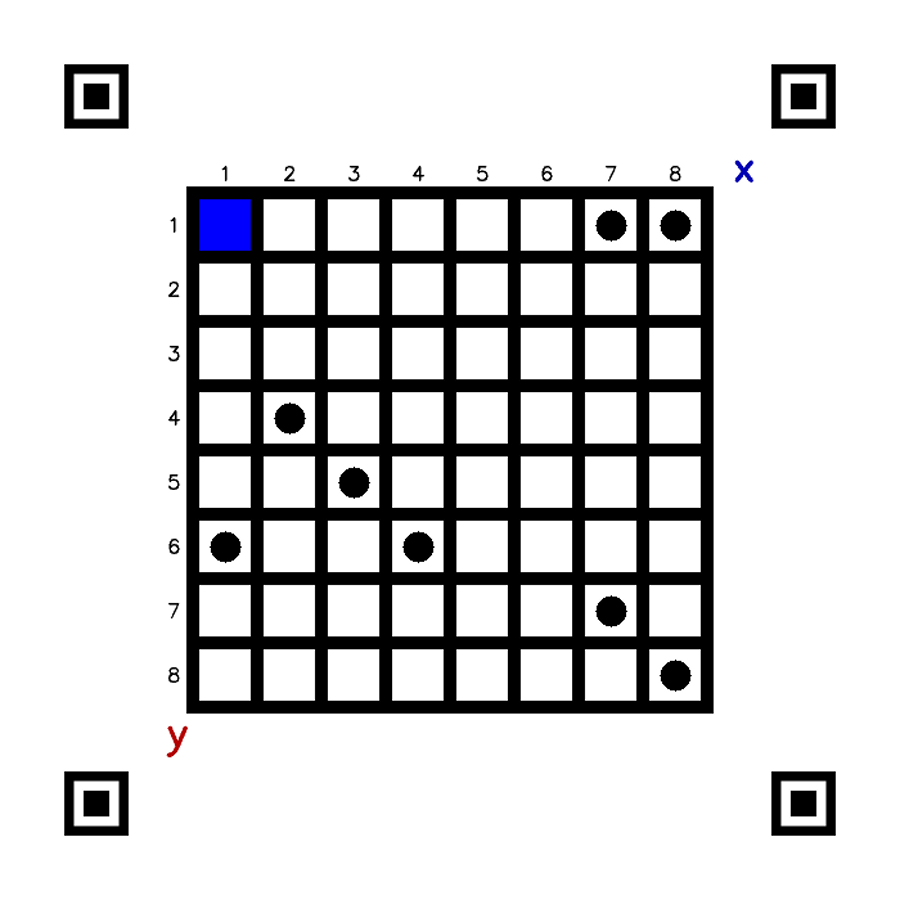
#> input picture test.png, 900 x 900 px, given in place of the camera
$ python video_main.py
#> lines starting #> are read from the running program, lines starting #| are printed output that depends on the picture; after the words box and inside, x2 and y2 are one past the last pixel; in counts of white or black regions, pixels touching at a corner belong together
### functions.py
import cv2
import numpy as np


# 通过定位点特殊的面积比来判断找到的边缘是否为定位点
def is_locating_point(con1, con2, con3):
    area1 = cv2.contourArea(con1) / 49
    area2 = cv2.contourArea(con2) / 25
    area3 = cv2.contourArea(con3) / 9
    area = min(area1, area2, area3)
    error = 0.8
    if area1 - area <= area * error and area2 - area <= area * error and area3 - area <= area * error:
        return True
    return False


# 用边缘检测寻找定位点
def find_locating_point(img):
    # cons中存储了边缘的像素， hies中存储了对应的边缘与其他边缘的层级关系
    # level用来给边缘的层级计数，寻找3层及以上边缘，并把对应边缘的像素存入cons_locating_points中
    # locations用来存储定位点中心像素
    cons, hies = cv2.findContours(img, cv2.RETR_TREE, cv2.CHAIN_APPROX_NONE)
    levels = 0
    cons_locating_points = []
    locations = []

    # 遍历存储有所有边缘的层级关系的hies数组，并根据其与其他层级的关系来计数该边缘的层级
    if hies is None:
        return None
    for i in range(len(hies[0])):
        hie = hies[0][i]
        if hie[2] != -1:
            levels += 1
        elif hie[2] == -1 and levels != 0:
            levels += 1
            # 添加3层边缘及以上的像素
            if levels >= 3:
                if is_locating_point(cons[i - 2], cons[i - 1], cons[i]):
                    cons_locating_points.append(cons[i])
            levels = 0
        else:
            levels = 0

    # 求出定位点的中心点的像素
    for con_locating_point in cons_locating_points:
        x_sum, y_sum = 0, 0
        for x, y in con_locating_point[:, 0]:
            x_sum += x
            y_sum += y
        x_avg = x_sum / con_locating_point.shape[0]
        y_avg = y_sum / con_locating_point.shape[0]
        locations.append([int(x_avg), int(y_avg)])

    # 判断是否检测到四个定位点
    if len(locations) == 4:
        return locations
    else:
        return None


# 透视变换图像
def get_trans(img, locating_points):
    # 找到距离左上角和右下角最近的定位点并求出连线的直线方程系数k、b
    distance = [locating_points[0][0]+locating_points[0][1], locating_points[1][0]+locating_points[1][1],
                locating_points[2][0]+locating_points[2][1], locating_points[3][0]+locating_points[3][1]]
    argsort = np.argsort(distance)
    locating_point0 = locating_points[argsort[0]]
    locating_point3 = locating_points[argsort[3]]
    mat_x = np.array([[locating_point0[0], 1], [locating_point3[0], 1]])
    mat_y = np.array([locating_point0[1], locating_point3[1]])
    k, b = np.linalg.solve(mat_x, mat_y)

    # 找到直线上方的点即距离右上角最近的点，直线下方的点即距离左下角最近的点
    if locating_points[argsort[1]][1] - k*locating_points[argsort[1]][0] > b:
        locating_point1 = locating_points[argsort[1]]
        locating_point2 = locating_points[argsort[2]]
    else:
        locating_point1 = locating_points[argsort[2]]
        locating_point2 = locating_points[argsort[1]]

    # 将四个定位点就近透视变换到标准位置
    mat = cv2.getPerspectiveTransform(np.float32([locating_point0, locating_point1, locating_point2, locating_point3]),
                                      np.float32([(0, 0), (0, 707), (707, 0), (707, 707)]))
    img_trans = cv2.warpPerspective(img, mat, (707, 707))

    return img_trans


# 旋转图像
def get_roi(img):
    # 旋转变换矩阵
    m1 = cv2.getRotationMatrix2D((707/2, 707/2), 90, 1)
    m2 = cv2.getRotationMatrix2D((707/2, 707/2), 180, 1)
    m3 = cv2.getRotationMatrix2D((707/2, 707/2), 270, 1)

    # 对比四个角格子的HSV值来判断旋转图像
    img_hsv = cv2.cvtColor(img, cv2.COLOR_BGR2HSV)
    if 100 <= img_hsv[112][595][0] <= 124 and 120 <= img_hsv[112][595][1]:
        img_spin = cv2.warpAffine(img, m1, (707, 707))
    elif 100 <= img_hsv[595][595][0] <= 124 and 120 <= img_hsv[595][595][1]:
        img_spin = cv2.warpAffine(img, m2, (707, 707))
    elif 100 <= img_hsv[595][112][0] <= 124 and 120 <= img_hsv[595][112][1]:
        img_spin = cv2.warpAffine(img, m3, (707, 707))
    else:
        img_spin = img

    return img_spin


# 用霍夫圆寻找宝藏
def find_circles(img):
    locations = []
    img_blur = cv2.medianBlur(img, 3)
    hough_circles = cv2.HoughCircles(img_blur, cv2.HOUGH_GRADIENT_ALT, 5, 20,
                                     param1=1000, param2=0.70, minRadius=10, maxRadius=20)
    if hough_circles is None:
        return None
    for hough_circle in hough_circles[0, :]:
        locations.append((int(hough_circle[0]), int(hough_circle[1])))
    return locations

### video_main.py
from functions import *


def detect_treasure(frame):
    frame = cv2.resize(frame, (640*2, 480*2))
    frame_gray = cv2.cvtColor(frame, cv2.COLOR_RGB2GRAY)
    frame_blur = cv2.GaussianBlur(frame_gray, (5, 5), 0)
    ret, frame_bin = cv2.threshold(frame_blur, 80, 255, cv2.THRESH_BINARY)
    locating_points = find_locating_point(frame_bin)
    if locating_points is not None:
        for locating_point in locating_points:
            cv2.circle(frame, locating_point, 2, (0, 255, 0), 3)
        frame_trans = get_trans(frame, locating_points)
        frame_roi = get_roi(frame_trans)
        frame_roi_gray = cv2.cvtColor(frame_roi, cv2.COLOR_RGB2GRAY)
        ret, frame_roi_bin = cv2.threshold(frame_roi_gray, 80, 255, cv2.THRESH_BINARY)
        circles = find_circles(frame_roi_bin)
        if circles is not None:
            for circle in circles:
                x = int((circle[0] - 99) / (510 / 8) + 1)
                y = int((circle[1] - 99) / (510 / 8) + 1)
                if 0 < x < 9 and 0 < y < 9:
                    cv2.circle(frame_roi, circle, 2, (0, 0, 255), 3)
                    cv2.putText(frame_roi, str((x, y)), (circle[0] - 10, circle[1] + 20),
                                cv2.FONT_HERSHEY_SIMPLEX, 0.5, color=(0, 0, 255), thickness=1)
            cv2.imshow("video", frame_roi)
            cv2.waitKey(0)


if __name__ == "__main__":
    cap = cv2.VideoCapture(0)
    while True:
        flag, frames = cap.read()
#> frames is the input picture: shape (900, 900, 3); mean B, G, R 215.1, 214.2, 214.2
        detect_treasure(frames)
#> in detect_treasure, `frame = cv2.resize(frame, (640*2, 480*2))`:
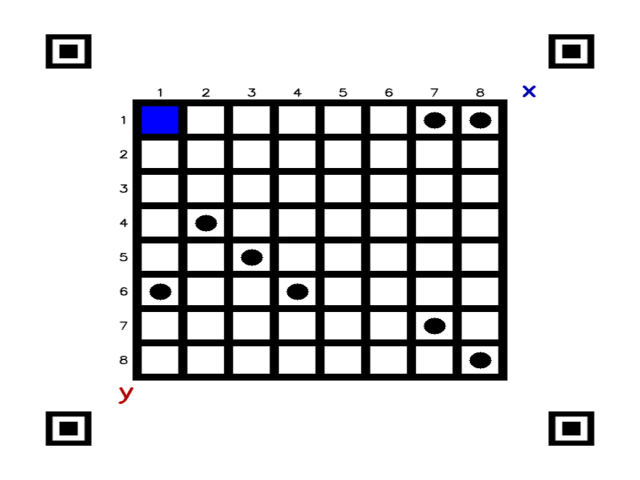
#> frame: shape (960, 1280, 3) (shown at 1/2 size); mean of channels 0, 1, 2 215.1, 214.2, 214.2; drawn as B, G, R
#> in detect_treasure, `ret, frame_bin = cv2.threshold(frame_blur, 80, 255, cv2.THRESH_BINARY)`:
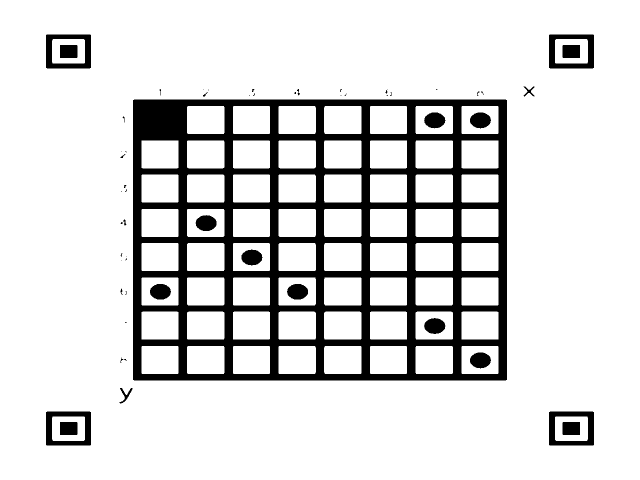
#> frame_bin: shape (960, 1280) (shown at 1/2 size); 85.2% white; 56 black regions (31 under 20 px)
#> in find_locating_point, `cons, hies = cv2.findContours(img, cv2.RETR_TREE, cv2.CHAIN_APPROX_NONE)`: cons = 133 contours, 34 with area under 20; largest, box (x1, y1, x2, y2) and area: (0, 0, 1280, 960) 1226561, (265, 198, 1015, 762) 421675, (1097, 822, 1189, 892) 6269, (91, 822, 183, 892) 6269, (1097, 68, 1189, 138) 6269; hies = 133 rows, first 6: [-1, -1, 1, -1], [4, -1, 2, 0], [-1, -1, 3, 1], [-1, -1, -1, 2], [7, 1, 5, 0], [-1, -1, 6, 4]
#> the loop in find_locating_point, `for i in range(len(hies[0])):` made 133 passes
#> (hie, area1 in is_locating_point, area2 in is_locating_point, area3 in is_locating_point, area in is_locating_point) on passes 4, 7, 33: ([-1, -1, -1, 2], 127.9, 124.5, 107.4, 107.4), ([-1, -1, -1, 5], 127.9, 124.5, 107.4, 107.4), ([-1, -1, -1, 31], 8605.6, 160.5, 120.6, 120.6)
#> after the loop in find_locating_point, `for i in range(len(hies[0])):`: cons_locating_points = 4 contours; box (x1, y1, x2, y2) and area: (1124, 843, 1161, 871) 967, (119, 843, 156, 871) 967, (1124, 89, 1161, 117) 967, (119, 89, 156, 117) 967
#> the loop in find_locating_point, `for con_locating_point in cons_locating_points:` made 4 passes
#> (x_avg, y_avg) on passes 1 to 4: (1142.3, 856.5), (136.7, 856.5), (1142.3, 102.5), (136.7, 102.5)
#> after the loop in find_locating_point, `for con_locating_point in cons_locating_points:`: locations = [[1142, 856], [136, 856], [1142, 102], [136, 102]]
#> the loop in detect_treasure, `for locating_point in locating_points:` made 4 passes
#> in get_trans, `distance = [locating_points[0][0]+locating_points[0][1], locating_poin..`: distance = [1998, 992, 1244, 238]
#> in get_trans, `argsort = np.argsort(distance)`: argsort = [3, 1, 2, 0]
#> in get_trans, `locating_point0 = locating_points[argsort[0]]`: locating_point0 = [136, 102]
#> in get_trans, `locating_point3 = locating_points[argsort[3]]`: locating_point3 = [1142, 856]
#> in get_trans, `mat_x = np.array([[locating_point0[0], 1], [locating_point3[0], 1]])`: mat_x = [[136, 1], [1142, 1]]
#> in get_trans, `mat_y = np.array([locating_point0[1], locating_point3[1]])`: mat_y = [102, 856]
#> in get_trans, `k, b = np.linalg.solve(mat_x, mat_y)`: k = 0.75; b = 0.0676
#> in get_trans, `locating_point1 = locating_points[argsort[1]]`: locating_point1 = [136, 856]
#> in get_trans, `locating_point2 = locating_points[argsort[2]]`: locating_point2 = [1142, 102]
#> in get_trans, `mat = cv2.getPerspectiveTransform(np.float32([locating_point0, locatin..`: mat = [[0.703, -1.43e-17, -95.58], [1.24e-17, 0.938, -95.64], [-2e-20, -2.67e-20, 1]]
#> in get_trans, `img_trans = cv2.warpPerspective(img, mat, (707, 707))`:
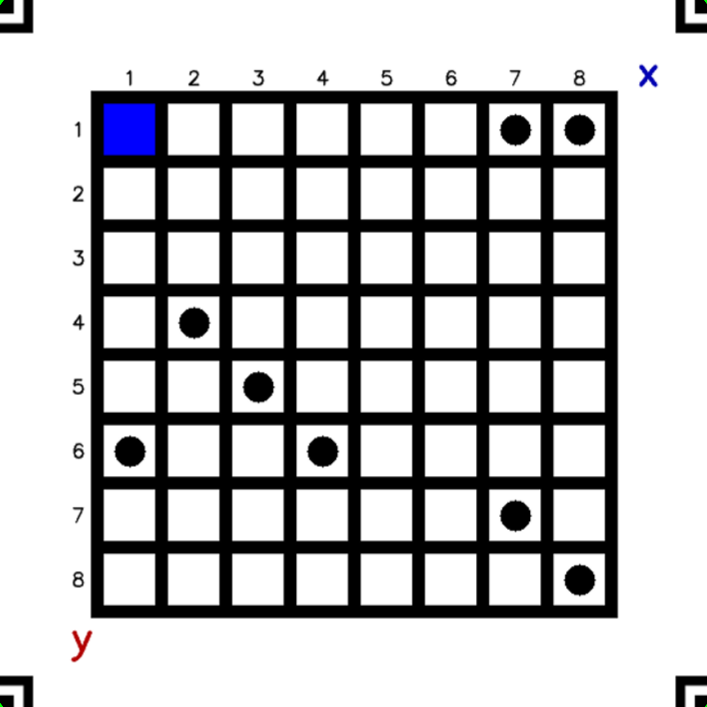
#> img_trans: shape (707, 707, 3); mean of channels 0, 1, 2 194.5, 193.1, 193.2; drawn as B, G, R
#> in get_roi, `m1 = cv2.getRotationMatrix2D((707/2, 707/2), 90, 1)`: m1 = [[6.12e-17, 1, -5.68e-14], [-1, 6.12e-17, 707]]
#> in get_roi, `m2 = cv2.getRotationMatrix2D((707/2, 707/2), 180, 1)`: m2 = [[-1, 1.22e-16, 707], [-1.22e-16, -1, 707]]
#> in get_roi, `m3 = cv2.getRotationMatrix2D((707/2, 707/2), 270, 1)`: m3 = [[-1.84e-16, -1, 707], [1, -1.84e-16, 5.68e-14]]
#> in detect_treasure, `ret, frame_roi_bin = cv2.threshold(frame_roi_gray, 80, 255, cv2.THRESH..`:
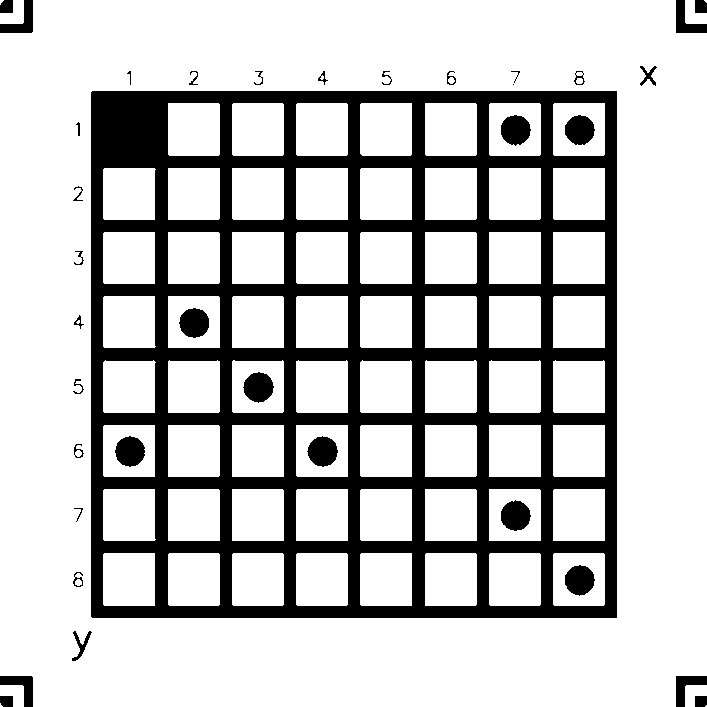
#> frame_roi_bin: shape (707, 707); 76.9% white; 36 black regions (1 under 20 px), largest, box (x1, y1, x2, y2) and area: (91, 91, 617, 618) 106164, (307, 436, 338, 467) 702, (501, 115, 531, 146) 700
#> in find_circles, `img_blur = cv2.medianBlur(img, 3)`:
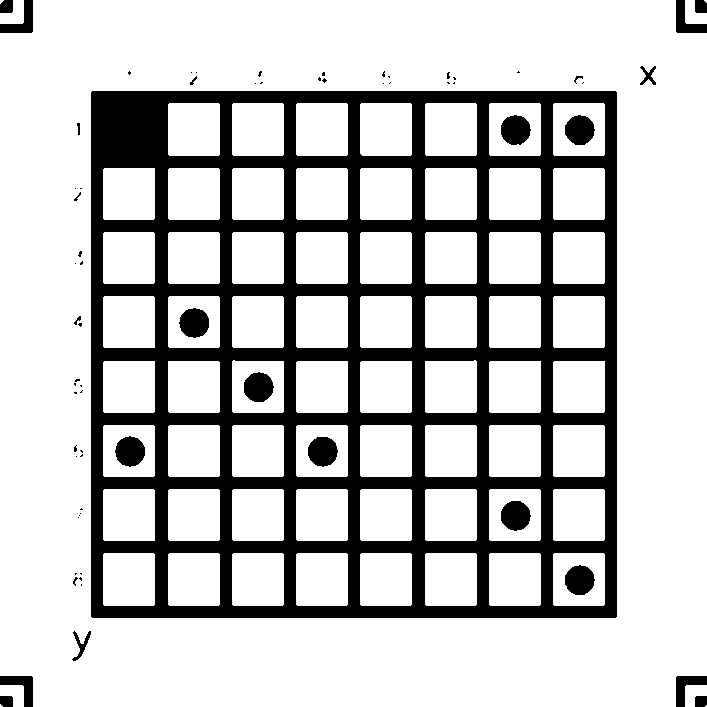
#> img_blur: shape (707, 707); 77% white; 67 black regions (43 under 20 px), largest, box (x1, y1, x2, y2) and area: (91, 91, 617, 618) 106303, (115, 436, 145, 467) 702, (501, 115, 531, 145) 700
#> in find_circles, `hough_circles = cv2.HoughCircles(img_blur, cv2.HOUGH_GRADIENT_ALT, 5, ..`: hough_circles = [[130, 450, 14.99], [515, 515, 14.94], [580, 580, 14.92], [515, 130, 15], [195, 325, 14.95], [580, 130, 14.88], [325, 450, 15.07], [260, 385, 15.24]]
#> the loop in find_circles, `for hough_circle in hough_circles[0, :]:` made 8 passes
#> after the loop in find_circles, `for hough_circle in hough_circles[0, :]:`: locations = [(130, 450), (515, 515), (580, 580), (515, 130), (195, 325), (580, 130), (325, 450), (260, 385)]
#> in detect_treasure, `circles = find_circles(frame_roi_bin)`: circles has the same summary as locations in find_circles
#> the loop in detect_treasure, `for circle in circles:` made 8 passes
#> (circle, x, y) on passes 1 to 8: ((130, 450), 1, 6), ((515, 515), 7, 7), ((580, 580), 8, 8), ((515, 130), 7, 1), ((195, 325), 2, 4), ((580, 130), 8, 1), ((325, 450), 4, 6), ((260, 385), 3, 5)
#> after the loop in detect_treasure, `for circle in circles:`:
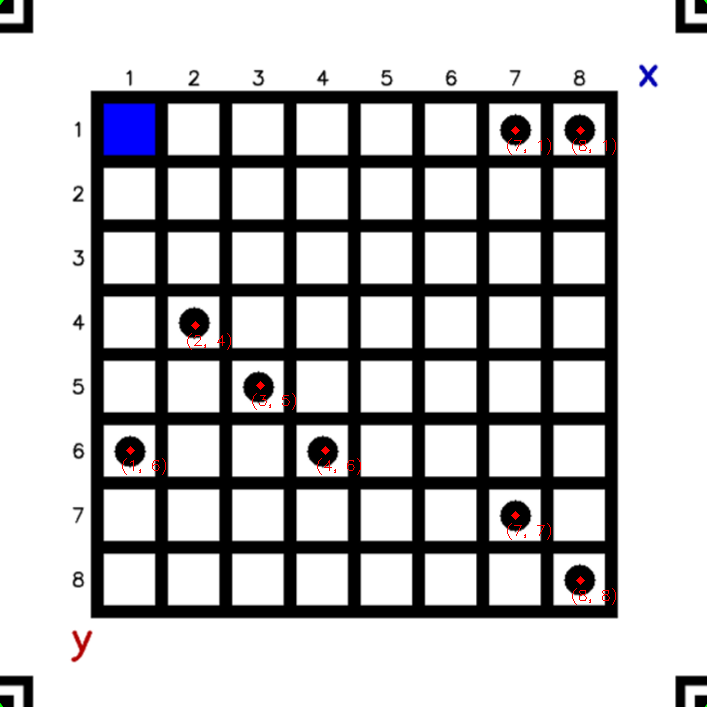
#> frame_roi: shape (707, 707, 3); 0.21% of pixels changed, all inside (x1, y1, x2, y2) = (122, 126, 616, 605); drawn as B, G, R
        if not flag:
            break
        cv2.imshow("video", frames)
        if cv2.waitKey(1) == 27:
#> (key Esc is pressed here)
            break
    cap.release()
    cv2.destroyAllWindows()
